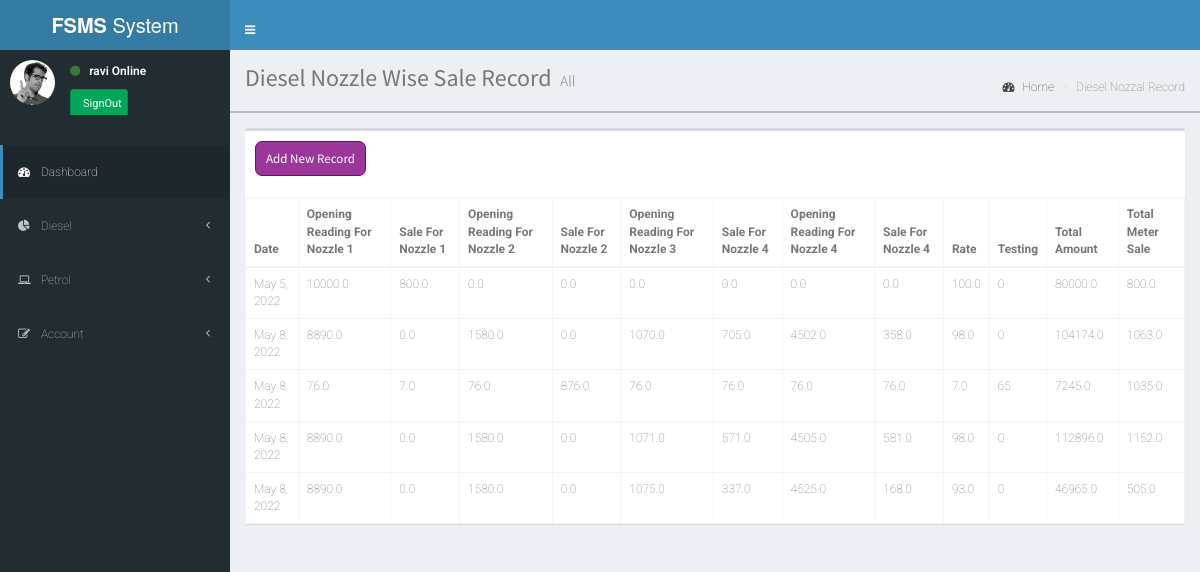
Page /diesel-nozzle/ (signed in) on the committed database.
### PPMS_backend/models.py (models this page shows, shortened)
class DieselNozzle(models.Model):
    date = models.DateField(auto_now_add=True)
    openingReadingForNozzle1 = models.FloatField(null=False, blank=False)
    openingReadingForNozzle2 = models.FloatField(null=False, blank=False)
    openingReadingForNozzle3 = models.FloatField(null=False, blank=False)
    openingReadingForNozzle4 = models.FloatField(null=False, blank=False)
    saleForNozzle1 = models.FloatField(default=0)
    saleForNozzle2 = models.FloatField(default=0)
    saleForNozzle3 = models.FloatField(default=0)
    saleForNozzle4 = models.FloatField(default=0)
    totalMeterSale = models.FloatField(null=False, blank=False)
    testing = models.IntegerField(default=0)
    rate = models.FloatField(null=False, blank=False)
    totalAmount = models.FloatField(default=0)

### PPMS_backend/views.py (the view)
# urls.py: path('diesel-nozzle/', views.dieselNozzle, name="diesel-nozzle"),
@login_required
def dieselNozzle(request):
    dieselData = DieselNozzle.objects.all()
    return render(request, 'diesel-nozzle.html', {'dieselData': dieselData})

### PPMS_backend/templates/diesel-nozzle.html
{% extends 'base.html' %}
{% load static %}
{% block extracss %}
    <link rel="stylesheet" href="{% static 'css/style.css' %}">
{% endblock %}
{% block content %}
    <div class="head-holder">
    <section class="content-header">
        <h1>
            Diesel Nozzle Wise Sale Record
            <small>All</small>
        </h1>
        <ol class="breadcrumb">
            <li><a href="{% url 'home' %}"><i class="fa fa-dashboard"></i> Home</a></li>
            <li class="active">Diesel Nozzal Record</li>
        </ol>
    </section>
    </div>
    <section class="content">
        <div class="row">
            <div class="col-xs-12">
                <div class="box">
                    <div class="box-header">
                        <h3 class="box-title"><a href="{% url 'diesel-nozzle-form' %}" class="add-record">Add New Record </a></h3>
                    </div>
                    <table class="table table-bordered">
                        <thead>
                        <tr>
                            <th>Date</th>
                            <th>Opening Reading For Nozzle 1</th>
                            <th>Sale For Nozzle 1</th>
                            <th>Opening Reading For Nozzle 2</th>
                            <th>Sale For Nozzle 2</th>
                            <th>Opening Reading For Nozzle 3</th>
                            <th>Sale For Nozzle 4</th>
                            <th>Opening Reading For Nozzle 4</th>
                            <th>Sale For Nozzle 4</th>
                            <th>Rate</th>
                            <th>Testing</th>
                            <th>Total Amount</th>
                            <th>Total Meter Sale</th>
                        </tr>
                        </thead>
                        <tbody>
                        {% for foo in dieselData %}
                            <tr>
                                <td>{{ foo.date }}</td>
                                <td>{{ foo.openingReadingForNozzle1 }}</td>
                                <td>{{ foo.saleForNozzle1 }}</td>
                                <td>{{ foo.openingReadingForNozzle2 }}</td>
                                <td>{{ foo.saleForNozzle2 }}</td>
                                <td>{{ foo.openingReadingForNozzle3 }}</td>
                                <td>{{ foo.saleForNozzle3 }}</td>
                                <td>{{ foo.openingReadingForNozzle4 }}</td>
                                <td>{{ foo.saleForNozzle4 }}</td>
                                <td>{{ foo.rate }}</td>
                                <td>{{ foo.testing }}</td>
                                <td>{{ foo.totalAmount }}</td>
                                <td>{{ foo.totalMeterSale }}</td>
                            </tr>
                        {% endfor %}
                        </tbody>
                    </table>
                </div>
            </div>
        </div>
    </section>
{% endblock %}

### PPMS_backend/templates/base.html (shortened to what this page needs)
{% load static %}
<!DOCTYPE html>
<html lang="en">
<head>
    <link rel="stylesheet" type="text/css" href="{% static 'css/bootstrap.min.css' %}">
    <link rel="stylesheet" href="{% static 'css/AdminLTE.min.css' %}">
    <link href="https://maxcdn.bootstrapcdn.com/font-awesome/4.2.0/css/font-awesome.min.css" rel="stylesheet">
    <link rel="stylesheet" href="{% static 'css/_all-skins.min.css' %}">
    <link rel="stylesheet" type="text/css" href="{% static 'css/style.css' %}">
    {% block extracss %}
    {% endblock %}
</head>
<body class=" skin-blue sidebar-mini fixed">
<div class="wrapper">
{% if user.is_authenticated %}
    <header class="main-header">
        <a href="{% url 'home' %}" class="logo">
            <span class="logo-lg"><b>FSMS</b> System</span>
        </a>
        <nav class="navbar navbar-static-top min-high">
            <a href="#" class="sidebar-toggle" data-toggle="push-menu" role="button">
            </a>
        </nav>
    </header>
    <aside class="main-sidebar">
        <section class="sidebar">
            <div class="user-panel">
                    <div class="pull-left image">
                        <img src="{% static 'img/user2-160x160.jpg' %}" class="img-circle" alt="User Image">
                    </div>
                    <div class="pull-left info">
                        <p>
                            <i class="fa fa-circle text-success"></i>
                            &nbsp;&nbsp;{{ user.username }}
                            <span>Online</span>
                        </p>
                        <a class="btn btn-success" href="{% url 'logout' %}">
                            SignOut
                        </a>
                    </div>
            </div>
            <ul class="sidebar-menu" data-widget="tree">
                <br>
                <li class="active">
                    <a href="{% url 'home' %}">
                        <i class="fa fa-dashboard"></i> <span>Dashboard</span>
                    </a>
                </li>
                <li class="treeview">
                    <a href="#" >
                        <i class="fa fa-pie-chart"></i>
                        <span>Diesel </span>
                        <span class="pull-right-container">
                            <i class="fa fa-angle-left pull-right">
                            </i>
                        </span>
                    </a>
                </li>
                <li class="treeview">
                    <a href="#">
                        <i class="fa fa-laptop"></i>
                        <span>Petrol</span>
                        <span class="pull-right-container">
                            <i class="fa fa-angle-left pull-right"></i>
                        </span>
                    </a>
                </li>
                <li class="treeview">
                    <a href="{% url 'home' %}">
                        <i class="fa fa-edit"></i> <span>Account</span>
                        <span class="pull-right-container">
                            <i class="fa fa-angle-left pull-right"></i>
                        </span>
                    </a>
                </li>
            </ul>
        </section>
    </aside>
    <div class="content-wrapper">
        {% block content %}
        {% endblock %}
    </div>
{% endif %}
</div>
</body>
</html>

### PPMS_backend/static/css/style.css (style rules this page uses)
* { margin: 0; padding: 0; box-sizing: border-box; -webkit-box-sizing: border-box; -moz-box-sizing: border-box; -webkit-font-smoothing: antialiased; -moz-font-smoothing: antialiased; -o-font-smoothing: antialiased; font-smoothing: antialiased; text-rendering: optimizeLegibility; }
body { font-family: "Roboto", Helvetica, Arial, sans-serif; font-weight: 100; font-size: 12px; line-height: 30px; color: #777; background: #4CAF50; }
.min-high { height: 50px; }
.head-holder { border-bottom: 2px solid #b7bdc0; margin: 0 0; padding: 0 0 20px 0; }
.add-record { border: 1px solid purple; line-height: 33px; display: block; position: relative; color: white; padding: 0 10px; border-radius: 7px; background: #800080c9; overflow: hidden; }
.box-header>.fa, .box-header>.glyphicon, .box-header>.ion, .box-header .box-title { font-size: 13px; }

### rows in the picture
DieselNozzle: date "May 5, 2022", openingReadingForNozzle1 "10000.0", saleForNozzle1 "800.0", openingReadingForNozzle2 "0.0", saleForNozzle2 "0.0", openingReadingForNozzle3 "0.0", saleForNozzle3 "0.0", openingReadingForNozzle4 "0.0", saleForNozzle4 "0.0", rate "100.0", testing "0", totalAmount "80000.0", totalMeterSale "800.0"
DieselNozzle: date "May 8, 2022", openingReadingForNozzle1 "8890.0", saleForNozzle1 "0.0", openingReadingForNozzle2 "1580.0", saleForNozzle2 "0.0", openingReadingForNozzle3 "1070.0", saleForNozzle3 "705.0", openingReadingForNozzle4 "4502.0", saleForNozzle4 "358.0", rate "98.0", testing "0", totalAmount "104174.0", totalMeterSale "1063.0"
DieselNozzle: date "May 8, 2022", openingReadingForNozzle1 "76.0", saleForNozzle1 "7.0", openingReadingForNozzle2 "76.0", saleForNozzle2 "876.0", openingReadingForNozzle3 "76.0", saleForNozzle3 "76.0", openingReadingForNozzle4 "76.0", saleForNozzle4 "76.0", rate "7.0", testing "65", totalAmount "7245.0", totalMeterSale "1035.0"
DieselNozzle: date "May 8, 2022", openingReadingForNozzle1 "8890.0", saleForNozzle1 "0.0", openingReadingForNozzle2 "1580.0", saleForNozzle2 "0.0", openingReadingForNozzle3 "1071.0", saleForNozzle3 "571.0", openingReadingForNozzle4 "4505.0", saleForNozzle4 "581.0", rate "98.0", testing "0", totalAmount "112896.0", totalMeterSale "1152.0"
DieselNozzle: date "May 8, 2022", openingReadingForNozzle1 "8890.0", saleForNozzle1 "0.0", openingReadingForNozzle2 "1580.0", saleForNozzle2 "0.0", openingReadingForNozzle3 "1075.0", saleForNozzle3 "337.0", openingReadingForNozzle4 "4525.0", saleForNozzle4 "168.0", rate "93.0", testing "0", totalAmount "46965.0", totalMeterSale "505.0"

### other values in the picture
{{ user.username }} "ravi"
